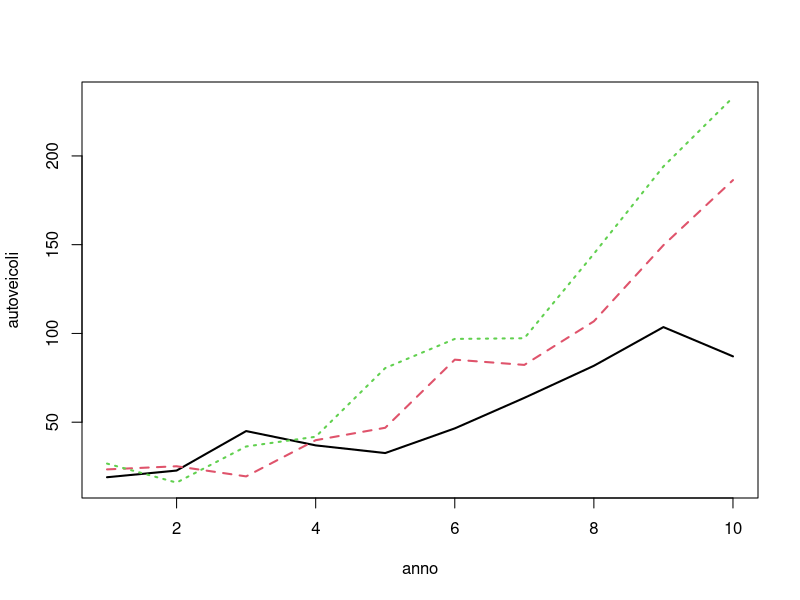
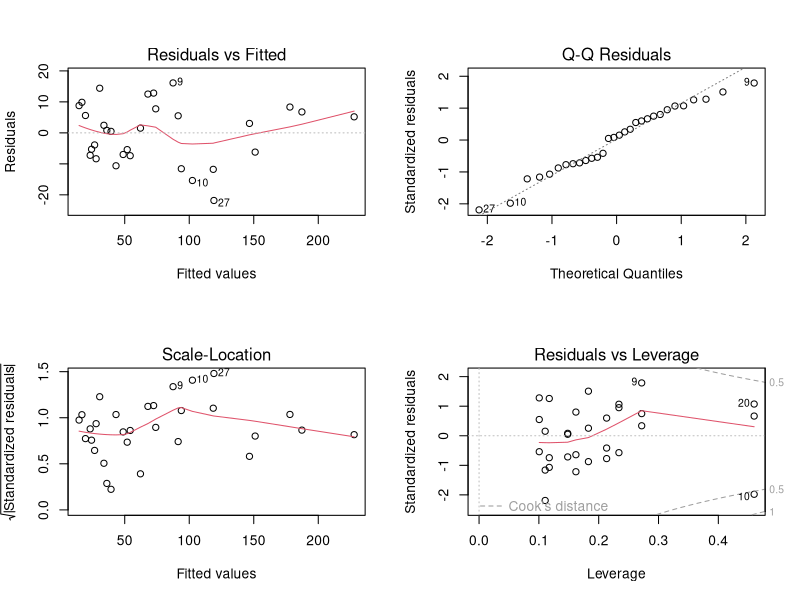
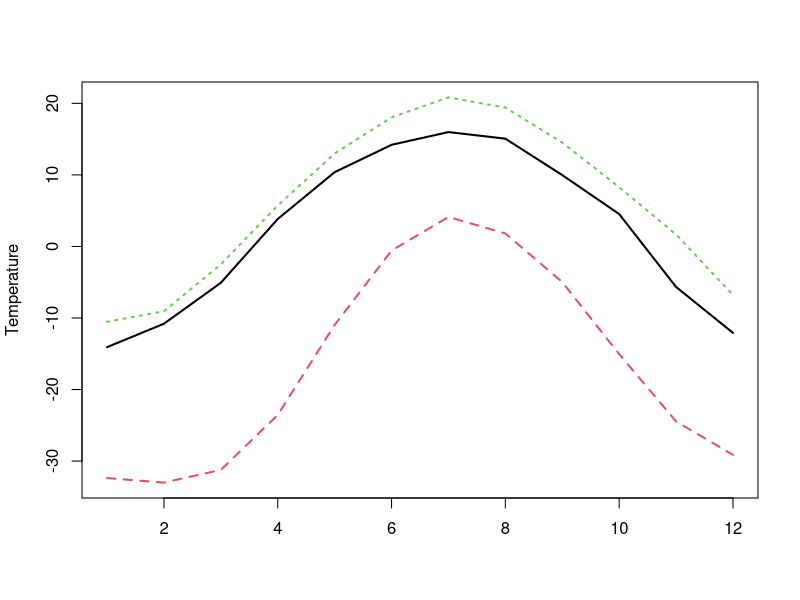
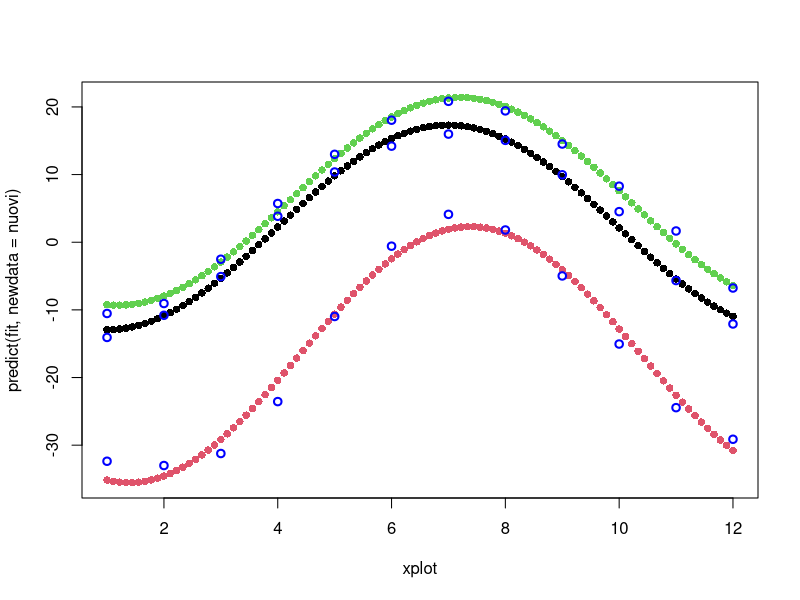
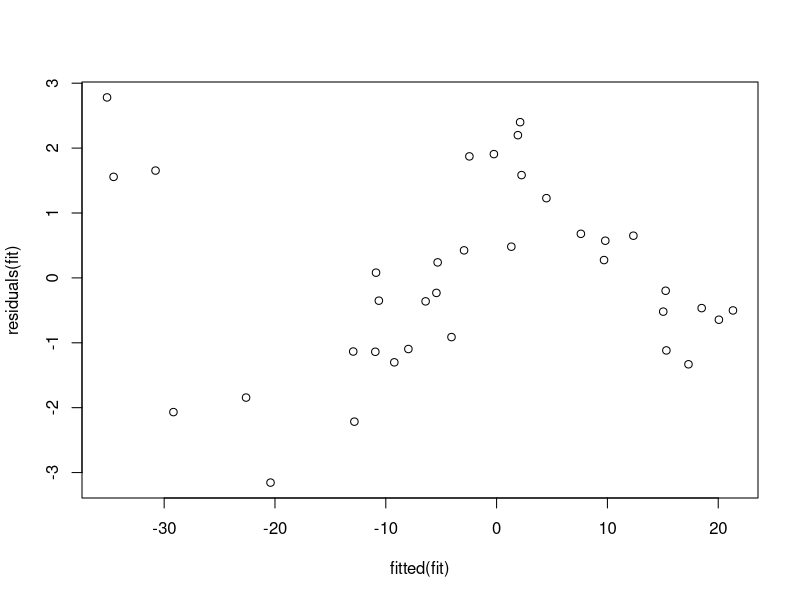
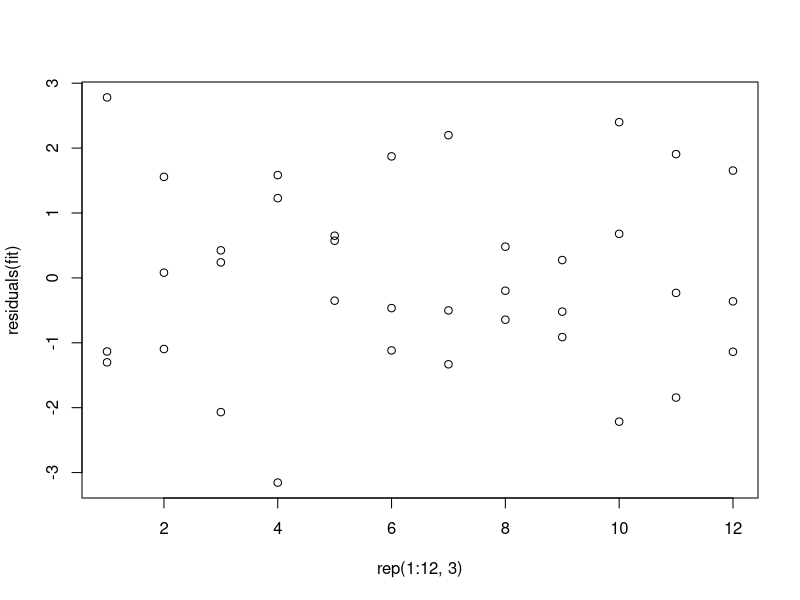
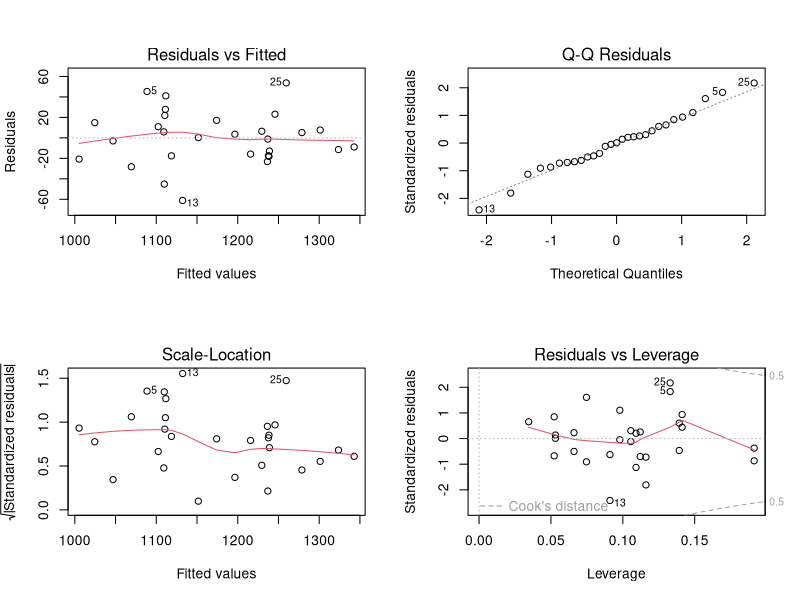
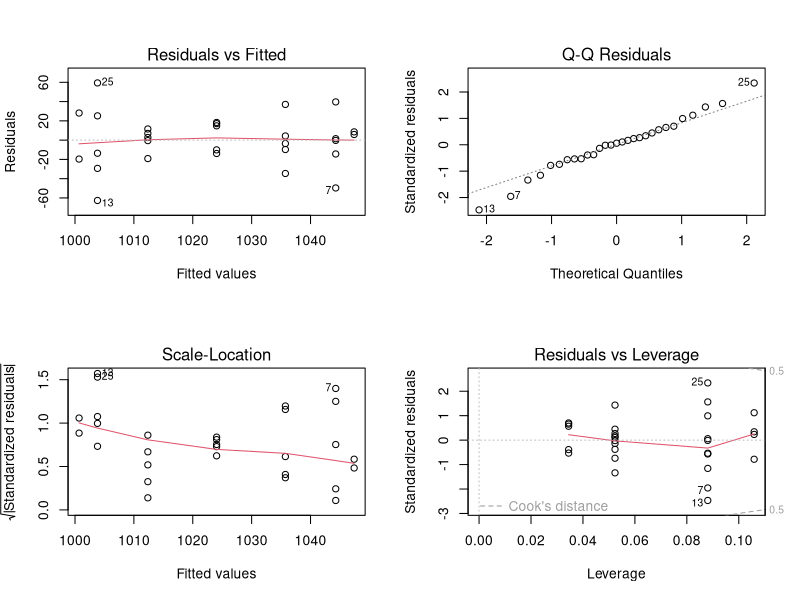

Reproduce these figures in R, in order.
library(MASS)
library(car)

#_______________________________________________________________________________
##### Problem 4 of 6/2/2007
#####-------------------------
# The file Pb4.txt reports the number Y (expressed in thousands of units)
# of vehicles registered annually in three countries of the European Union
# (France, Germany and Italy) during a reference period of 10 years.
# Recent economic models describe the behavior of this variable according
# the model:s
# Y | (X = x, G = g) = beta0.g + beta1.g * x^2 + eps
# with eps ~ N (0, sigma ^ 2), x = 1, 2,. . . , 10 (year) and
# g = France, Germany, Italy (EU country).
# (a) With the method of least squares, estimate the 7 parameters of the model.
# (b) using appropriate statistical tests, state if you deem necessary to
#     include into the model:
#     1. the variable x^2;
#     2. the variable G;
#     3. the effect of the variable G onto the coefficient that multiplies the
#        regressor x^2;
#     4. the effect of the variable G on the intercept.
# (c) Once identified the "best model", build three prediction intervals
#     for the number of vehicles registered in the three countries 
#     during the eleventh year, so that the three new observations
#     will fall simultaneously within the respective ranges with 95%
#     of probability.

pb4  <- read.table('Pb4.txt')
pb4

x11()
matplot(pb4, type='l',lwd=2, xlab='anno', ylab='autoveicoli')

dev.off()

### question (a)

# We first build the design matrix and the vector of the responses
Anno <- rep(1:10,3)
Anno

Imm <- c(pb4[,1], pb4[,2], pb4[,3])
Imm

# Model: Imm = beta0.g + beta1.g*Anno^2 + eps (Anno=Year)
# con g=0,1,2 [Italy,France,Germany]; E[eps]=0, Var(eps)=sigma^2

# We need to build appropriate dummies to account for the levels of
# the categorical variable G=Italy/France/Germany (3 levels)
# g groups => g-1 dummies (3 groups => 2 dummies)

dFr <- rep(c(1,0), c(10,20))      # dFr = 1 if France,  0 otherwise
dGer<- rep(c(0,1,0), c(10,10,10)) # dGer= 1 if Germany, 0 otherwise
dFr
dGer

# Equivalent Model:
# Imm = b.0 + b.1*dFr + b.2*dGer + b.3*Anno^2 + b.4*dFr*Anno^2 + b.5*dGer*Anno^2

# Indeed:
# beta0.It=b.0;      beta1.It=b.3;
# beta0.Fr=b.0+b.1;  beta1.Fr=b.3+b.4;
# beta0.Ger=b.0+b.2; beta1.Ger=b.3+b.5

dati <- data.frame(Imm   = Imm,
                   Anno2 = Anno^2,
                   dFr   = rep(c(1,0), c(10,20)),      # dummy that selects France
                   dGer  = rep(c(0,1,0), c(10,10,10))) # dummy that selects Germany
dati

fit <- lm(Imm ~ dFr + dGer + Anno2 + Anno2:dFr + Anno2:dGer, data=dati)

# Equivalent syntax:
# fit <- lm(Imm ~ dFr + dGer + I(Anno^2) + I(Anno^2*dFr) + I(Anno^2*dGer),  data=data.frame(Imm = Imm,
#           Anno = Anno, dFr   = rep(c(1,0), c(10,20)), dGer  = rep(c(0,1,0), c(10,10,10))))

summary(fit)

### question (b)
shapiro.test(residuals(fit))
x11()
par(mfrow=c(2,2))
plot(fit)

dev.off()

# 1. the variable x^2;
linearHypothesis(fit,
                 rbind(c(0,0,0,1,0,0),
                       c(0,0,0,0,1,0),
                       c(0,0,0,0,0,1)),
                 c(0,0,0))

# 2. the variable G;
linearHypothesis(fit,
                 rbind(c(0,1,0,0,0,0),
                       c(0,0,1,0,0,0),
                       c(0,0,0,0,1,0),
                       c(0,0,0,0,0,1)),
                 c(0,0,0,0))

#     3. the effect of the variable G onto the coefficient that multiplies the
#        regressor x^2;
linearHypothesis(fit,
                 rbind(c(0,0,0,0,1,0),
                       c(0,0,0,0,0,1)),
                 c(0,0))

#     4. the effect of the variable G on the intercept.
linearHypothesis(fit,
                 rbind(c(0,1,0,0,0,0),
                       c(0,0,1,0,0,0)),
                 c(0,0))

### question (c)
fit2 <- lm(Imm ~ Anno2 + Anno2:dFr + Anno2:dGer, data=dati)
summary(fit2)

nuovi <- data.frame(Anno2 = c(11,11,11)^2, dFr=c(1,0,0), dGer=c(0,1,0))
IP <- predict(fit2, newdata=nuovi, interval='prediction', level=1-0.05/3)
rownames(IP) <- c('Fr','Ger','It')
IP

#_______________________________________________________________________________
##### Problema 2 of 28/2/2007
#####--------------------------------------
# Pb2.txt dataset shows average monthly temperature (° C) recorded in
# 2006 in three Canadian locations: Edmonton, Montreal and Resolute.
# It is common in meteorology to assume that the average monthly 
# temperatures fluctuatesinusoidally around an annual average value:
# Temp.g (t) =  beta0.g +beta1.g * sin (2pi / 12 * t) + 
#               beta2.g * cos (2pi / 12 * t) + eps
# with eps ~ N (0,2), t = 1, 2, 3,. . . , 12 (month) and g = Edmonton, 
# Resolute, Montreal (Location).
# (a) Using the least squares method is estimate the 10 parameters of the model
# (b) Verify the model assumptions.
# (c) Taking advantage of the known trigonometric relation
#     sin(alpha-beta) = sin(alpha) * cos(beta) - cos(alpha) * sin(beta)
#     and reinterpreting the model of the form:
#     Tempg (t) = μ.g + A.g * sin (2pi / 12 * (t-phi.g) + eps
#     report the analytical relation between the new parameters
#     (Μ.g, A.g, phi.g) and the old parameters (beta0.g, beta1.g, beta2.g).
# (d) Estimate the parameters of the new formulation, namely:
#     - The annual average values (μ.g).
#     - The oscillation amplitudes (A.g).
#     - The phases of the oscillations (phi'g).
# (e) Through the use of an appropriate statistical test (report the
#     corresponding p-value) justify the possibility of using a reduced model
#     that assume that the fluctuations have same amplitude and phase, but 
#     different annual means in the stations of in Edmonton and Montreal.
Temperature <- read.table('Pb2.txt')
Temperature

x11()
matplot(Temperature, type='l', lwd=2)
dev.off()

temp <- cbind(Tem = c(Temperature[,1],Temperature[,2],Temperature[,3]),
              Sin = sin(2*pi/12*c(1:12,1:12,1:12)),
              Cos = cos(2*pi/12*c(1:12,1:12,1:12)),
              Res = c(rep(0,12), rep(1,12), rep(0,12)), # dummy for Resolute
              Mon = c(rep(0,12), rep(0,12), rep(1,12))) # dummy for Montreal

temp <- data.frame(temp)
temp


### question (a)

fit <- lm(Tem ~ Res + Mon + Sin + Cos + Res*Sin + Res*Cos +Mon*Sin + Mon*Cos, data=temp)
summary(fit)

xplot <- rep(seq(1,12,len=100),3)
nuovi <- data.frame(Sin = sin(2*pi/12*xplot), Cos = cos(2*pi/12*xplot),
                    Res = c(rep(0,100), rep(1,100), rep(0,100)),
                    Mon = c(rep(0,200), rep(1,100)))

x11()
plot(xplot, predict(fit, newdata = nuovi) ,col=rep(1:3,each=100), pch=16)
points(rep(1:12,3), temp$Tem, col='blue', lwd=2)

dev.off()

coef(fit)
Beta <- rbind(
  Edmonton = coef(fit)[c(1,4,5)],
  Resolute = coef(fit)[c(1,4,5)] +  coef(fit)[c(2,6,7)],
  Montreal = coef(fit)[c(1,4,5)] +  coef(fit)[c(3,8,9)])
Beta

### question (b)
shapiro.test(residuals(fit))
shapiro.test(rstudent(fit))

x11()

plot(fitted(fit),residuals(fit))
plot(rep(1:12,3),residuals(fit))

dev.off()

### question (c)
nuovi <- cbind(media = Beta[,1], 
               ampiezza = sqrt(Beta[,2]^2+Beta[,3]^2),
               fase = -12/(2*pi)*atan(Beta[,3]/Beta[,2])+6)

### question (d)
nuovi

### question (e)
linearHypothesis(fit,
                 rbind(c(0,0,0,0,0,0,0,1,0),
                       c(0,0,0,0,0,0,0,0,1)),
                 c(0,0))

#_______________________________________________________________________________
##### Problema 4 of 29/6/2011
#####-------------------------
# The file People.txt records the tons of waste collected monthly
# in the city of Santander since January 2009 (t = 1) until May 2011
# (t = 29). Assuming a model of the type:
#   Waste = A + B* t  + C * (1-cos (2pi / 12 * t)) + eps
# with eps ~ N(0, sigma^2) and identifying the contribution of the residents
# with the first two factors, and of the tourists with the third addendum, 
# answer the following questions.
# a) Estimate the model parameters
# b) On the basis of the model (a), is there statistical evidence of an increase
#    attributable to residents?
# c) On the basis of the model (a), is there statistical evidence of a significant
#    contribution by tourists?
# d) The University of Cantabria considered that the GROWTH attributable to residents
#    is quantifiable in an increase of 10 quintals per month. Can deny
#    this statement?
# e) Based on the test (b), (c) and (d) propose a possible reduced model and/or
#    constrained and estimate its parameters.
# f) On the basis of the model (e), provide three point forecasts for the waste 
#    that will be collected in June 2011, for waste that will be collected in June
#    2011 due to residents and that which will be collected in June 2011 due to
#    the tourists.

people <- read.table('people.txt', header=T)
people

attach(people)

### question a)
fit <- lm(rifiuti ~ mese + I(1 - cos(2*pi/12*mese)))
summary(fit)

### question b)
shapiro.test(residuals(fit))

x11()
par(mfrow=c(2,2))
plot(fit)

dev.off()

# Test: H0: beta_1==0 vs beta_1!=0
summary(fit)

## or
linearHypothesis(fit,rbind(c(0,1,0)),0)

### question c)
# Test: H0: beta_2==0 vs beta_2!=0
summary(fit)

## or
linearHypothesis(fit,rbind(c(0,0,1)),0)

### question d)
linearHypothesis(fit,rbind(c(0,1,0)),10)

# or (from the summary)
summary(fit)
t <- (coef(fit)[2]-10)/sqrt(diag(vcov(fit))[2])
t
pval <- 2*(1-pt(t,29-(2+1)))
pval

### question e)
rifiuti.vinc <- rifiuti - 10*mese

fit2 <- lm(rifiuti.vinc ~ I(1 - cos(2*pi/12*mese)))
summary(fit2)

### question f)
shapiro.test(residuals(fit2))

x11()
par(mfrow=c(2,2))
plot(fit2)

dev.off()

coefficients(fit2)
C <- rbind(c(1,(1 - cos(2*pi/12*30))),   # total waste in June [mese=30]
           c(1,0),                       # waste due to residents in June 
           c(0,(1 - cos(2*pi/12*30))))   # waste due to tourists in June 
C

pred <- C %*% coefficients(fit2) + c(10*30, 10*30, 0)  # pred=C%*%beta.hat[fit.mod.constrained] + 10*mese[constrained part]
pred

x11()
plot(people, xlim=c(1,30), ylim=c(900,1400))
lines(mese, fitted(fit))
lines(mese, fitted(fit2) + 10*mese, col='blue')
points(c(30,30,30), pred, pch=16)
legend('bottomright',c('Model 1', 'Constrained model'), lty=1, col=c('black','blue'))

graphics.off()

#_______________________________________________________________________________
##### Problem 4 of 1/7/2009
#####-------------------------
# The Index Librorum Prohibitorum (edition of 1948), lists about 10000 works 
# considered heretical by the Catholic Churchlists. The file 'index.txt'
# shows, for the years ranging from 1300 to 1899, the number of works
# added annually to the Index. Most historians believe that the average
# number of works added each year decreased linearly in time during this
# period (model A). Recently, Prof. Langdon proposed a theory according to
# which the linear trend "momentarily" changed (in a discontinuous way) 
# during the French hegemony period (1768, the Treaty of Versailles, 1815, 
# Battle diWaterloo, inclusive), during which a collapse of the works annually 
# added to the Index occurred (Model B). Defining as μ(t) the average number 
# of works added to the Index in year t, and formalizing the two models as 
# follows:
# Model A: μ(t) = alpha + beta * t;
# Model B: μ(t) = alpha1 + beta1 * t for 1768 <= t <= 1815
#          μ(t) = alpha2 + beta2 * t for t <= 1767 or t> = 1816;
# answer the following questions:
# a) estimate the parameters of both models using the method of least squares;
#    which assumptions needs to be introduced in order to get unbiased estimates?
# b) is there statistical evidence of a different linear trend in the period of
#    French hegemony?
# c) using the model (b) and Bonferroni's inequality, they provide 2 90% 
#    global confidence intervals for the mean and the variance of the number
#    of works included in the index in the year 1800;
# d) using the model (b), provide a 90% confidence interval for the difference 
#    between the average number of works added to the Index in 1816 and average 
#    number of works added in 1815.
index <- read.table('index.txt', header=TRUE)
index

rm(Anno); rm(Numero)
attach(index)
x11()
plot(Anno,Numero)

dev.off()

### question a)

# Model A
# Y = alpha + beta*t + eps, E[eps]=0, var(eps)=sigma^2
fitA <- lm(Numero ~ Anno)

summary(fitA)

# Model B
# Y = alpha.g + beta.g*t + eps =
#   = b0 + b1*D + b2*anno + b3*D*anno + eps, E[eps]=0, var(eps)=sigma^2

D <- ifelse(Anno>=1768 & Anno<=1815, 1, 0)

fitB <- lm(Numero ~ D + Anno + D*Anno )
summary(fitB)

alpha <- c(alpha1=coef(fitB)[1]+coef(fitB)[2],alpha2=coef(fitB)[1])
alpha
beta  <- c( beta1=coef(fitB)[3]+coef(fitB)[4], beta2=coef(fitB)[3])
beta

x11()
plot(Anno,Numero)
points(Anno, fitted(fitA), pch=19, col='blue')
points(Anno, fitted(fitB), pch=19)

dev.off()

### question b)

shapiro.test(residuals(fitB))

linearHypothesis(fitB, rbind(c(0,1,0,0),c(0,0,0,1)), c(0,0))

### question c)
k <- 2
alpha <- .1
n <- dim(index)[1]
r <- 3

Z0   <- data.frame(D=1, Anno=1800)
ICBmean <- predict(fitB, Z0, interval='confidence',level=1-alpha/k) 
ICBmean

e <- residuals(fitB)
ICBvar <- data.frame(L=t(e)%*%e/qchisq(1-alpha/(2*k),n-(r+1)),
                     U=t(e)%*%e/qchisq(alpha/(2*k),n-(r+1)))
ICBvar

### question d)
a <- c(0,-1,1,-1815)
Bf <- c('1816-1815_L'= t(a) %*% coefficients(fitB) - sqrt(t(a) %*% vcov(fitB) %*% a) * qt(1 - alpha/2, n-(r+1)),
        '1816-1815_U'= t(a) %*% coefficients(fitB) + sqrt(t(a) %*% vcov(fitB) %*% a) * qt(1 - alpha/2, n-(r+1)) )
Bf

detach(index)

#_______________________________________________________________________________
##### Problema 4 del 4/7/2007
#####-------------------------
# At the Tenaris steel mills, the relationship between length [m] and
# Temperature [° C] of some steel bars that will be sold to Pirelli
# is under study (the data are contained in tenaris.txt file). The relation
# is hypothesized of the kind:
#   L = L0 + C* T + D  * T ^ 2 + eps
# with L the length of the bar, T the temperature of the bar, L0 the length 
# of the bar at 0 °C, C the coefficientof of linear thermal expansion, D
# the coefficient of quadratic thermal expansion and eps a measurement error
# of zero mean.
# Answer the following questions using appropriate statistical arguments:
# a) Estimate the parameters L0, C, D and the variance of error eps.
# b) Based on the analysis of residuals, do you think that there are the
#    conditions to make inference on the coefficients based on a Gaussian
#    model? (In case of Yes proceed to step (c); in case of negative answer
#    identify the problem, remove it and return to point (a))
# c) Do you think that the model explains the possible dependence between 
#    the temperature T and the length L?
# d) do you deem plausible to consider that the length of the bars at 0 °C
#    is equal to 2?
# E) do you think that you can eliminate from the model the quadratic term?

ten <- read.table('tenaris.txt', header=TRUE)
ten

attach(ten)

### question a)

fit <- lm(L ~ T + I(T^2))

summary(fit)

e <- residuals(fit)
S2 <- t(e)%*%e / (df.residual(fit))
S2

### question b)

shapiro.test(e)

x11()
par(mfrow=c(2,2))
plot(fit)

x11()
plot(T,L)
points(ten[1,1],ten[1,2],pch=19)

graphics.off()

detach(ten)

# Remove the outlier
ten1 <- ten[-1,]

fit <- lm(L ~ T + I(T^2), data=ten1)
summary(fit)

e <- residuals(fit)
S2 <- t(e)%*%e / (df.residual(fit))
S2

shapiro.test(e)

x11()
par(mfrow=c(2,2))
plot(fit)

dev.off()

### question c)

attach(ten1)
x11()
plot(T,L)
points(T,fitted(fit),col='blue', pch=19)

dev.off()

summary(fit)$r.squared

### question d)

linearHypothesis(fit, c(1,0,0), 2)

### question e)
summary(fit)

# or
linearHypothesis(fit, c(0,0,1), 0)

#_______________________________________________________________________________
